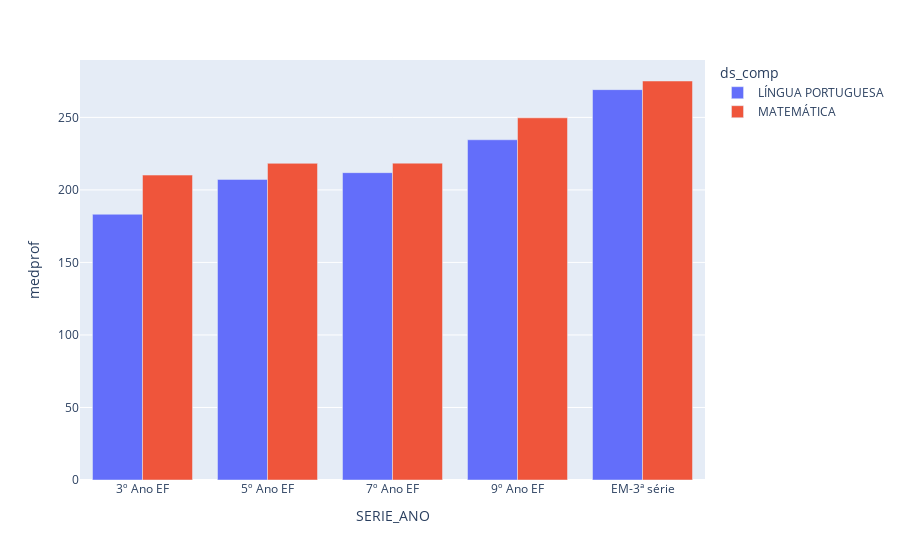

Notebook source saved alongside this figure:
### Code cell
fig = px.bar(df_nota,x='SERIE_ANO',y='medprof',color='ds_comp',barmode='group')
fig.show()

### Figure 1 — Plotly figure (JSON) as saved in the notebook; plotly's stock layout.template omitted (floating-point values rounded to 4 significant figures)
{"data": [{"alignmentgroup": "True", "hovertemplate": "ds_comp=LÍNGUA PORTUGUESA<br>SERIE_ANO=%{x}<br>medprof=%{y}<extra></extra>", "legendgroup": "LÍNGUA PORTUGUESA", "marker": {"color": "#636efa"}, "name": "LÍNGUA PORTUGUESA", "offsetgroup": "LÍNGUA PORTUGUESA", "orientation": "v", "showlegend": true, "textposition": "auto", "type": "bar", "x": ["3º Ano EF", "5º Ano EF", "7º Ano EF", "9º Ano EF", "EM-3ª série"], "xaxis": "x", "y": [183.2, 207.2, 211.9, 234.6, 269.1], "yaxis": "y"}, {"alignmentgroup": "True", "hovertemplate": "ds_comp=MATEMÁTICA<br>SERIE_ANO=%{x}<br>medprof=%{y}<extra></extra>", "legendgroup": "MATEMÁTICA", "marker": {"color": "#EF553B"}, "name": "MATEMÁTICA", "offsetgroup": "MATEMÁTICA", "orientation": "v", "showlegend": true, "textposition": "auto", "type": "bar", "x": ["3º Ano EF", "5º Ano EF", "7º Ano EF", "9º Ano EF", "EM-3ª série"], "xaxis": "x", "y": [210.2, 218.3, 218.4, 249.7, 275.1], "yaxis": "y"}], "layout": {"barmode": "group", "legend": {"title": {"text": "ds_comp"}, "tracegroupgap": 0}, "margin": {"t": 60}, "xaxis": {"anchor": "y", "domain": [0, 1], "title": {"text": "SERIE_ANO"}}, "yaxis": {"anchor": "x", "domain": [0, 1], "title": {"text": "medprof"}}}}
